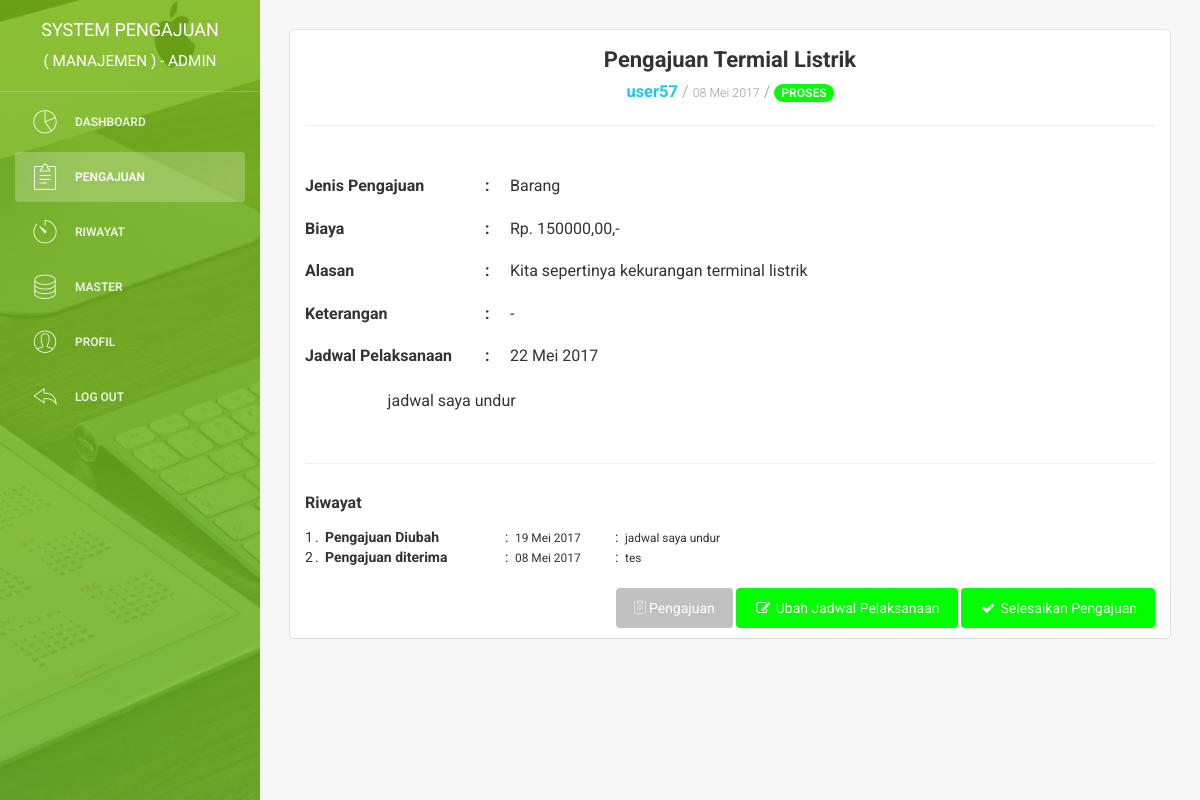
Page /admin/detail_pengajuan?id=4 (signed in) on the committed database.
### tables this page shows
CREATE TABLE `user` (
  `id_user` int(11) NOT NULL,
  `username` varchar(225) NOT NULL,
  `email` varchar(225) NOT NULL,
  `password` varchar(225) NOT NULL,
  `nama_depan` varchar(225) NOT NULL,
  `nama_belakang` varchar(225) NOT NULL,
  `jk` enum('laki-laki','perempuan') NOT NULL,
  `no_hp` varchar(50) NOT NULL,
  `alamat` text NOT NULL,
  `role` enum('manajemen','tim') NOT NULL,
  `pembuatan_akun` date NOT NULL,
  `update_akun` date NOT NULL
);

CREATE TABLE `pengajuan` (
  `id_pengajuan` int(11) NOT NULL,
  `pengajuan` varchar(225) NOT NULL,
  `id_user` int(11) NOT NULL,
  `id_jenis_pengajuan` int(11) NOT NULL,
  `tanggal_pengajuan` date NOT NULL,
  `gambar` varchar(225) NOT NULL,
  `biaya` int(225) NOT NULL,
  `alasan` text NOT NULL,
  `keterangan` text NOT NULL,
  `jadwal_pelaksanaan` date NOT NULL,
  `catatan` text NOT NULL,
  `status` enum('menunggu','proses','selesai') NOT NULL,
  `update_pengajuan` date NOT NULL
);

CREATE TABLE `jenis_pengajuan` (
  `id_jenis_pengajuan` int(11) NOT NULL,
  `jenis_pengajuan` varchar(25) NOT NULL,
  `deskripsi` text NOT NULL
);

CREATE TABLE `riwayat` (
  `id_riwayat` int(11) NOT NULL,
  `kegiatan` varchar(225) NOT NULL,
  `kegiatan2` varchar(225) NOT NULL,
  `kegiatan3` varchar(225) NOT NULL,
  `catatan` text NOT NULL,
  `jenis_riwayat` varchar(225) NOT NULL,
  `id_pengajuan` int(11) NOT NULL,
  `tanggal_kegiatan` date NOT NULL,
  `notifikasi` enum('1','0') NOT NULL
);

### admin/detail_pengajuan.php (the view, shortened to what this page needs)
<?php
    include '../system/koneksi.php';
    if (isset($_GET['id'])) {
        $id = ($_GET["id"]);
        $query = "SELECT a.id_pengajuan, a.pengajuan, a.id_user, b.username, a.id_jenis_pengajuan, c.jenis_pengajuan,
                a.tanggal_pengajuan, a.gambar, a.biaya, a.alasan, a.status, a.catatan, a.keterangan,
                a.update_pengajuan, a.jadwal_pelaksanaan FROM pengajuan AS a
                INNER JOIN user AS b INNER JOIN jenis_pengajuan AS c
                WHERE  a.id_pengajuan ='$id' AND a.id_user = b.id_user AND a.id_jenis_pengajuan = c.id_jenis_pengajuan";
        $result = mysqli_query($con, $query);
        $data = mysqli_fetch_assoc($result);
        $pengajuan = $data["pengajuan"];
        $id_pengaju = $data["id_user"];
        $pengaju = $data["username"];
        $jenis_pengajuan = $data["jenis_pengajuan"];
        $biaya = $data["biaya"];
        $alasan = $data["alasan"];
        $keterangan = $data["keterangan"];
    }
    function tanggal_indo($tanggal){
        $bulan = array (1 =>   'Januari',
                'Februari',
                'Maret',
                'April',
                'Mei',
                'Juni',
                'Juli',
                'Agustus',
                'September',
                'Oktober',
                'November',
                'Desember'
        );
        $split = explode('-', $tanggal);
        return $split[2] . ' ' . $bulan[ (int)$split[1] ] . ' ' . $split[0];
    }
?>
<!doctype html>
<html lang="en">
<head>
    <link href="../assets/css/bootstrap.min.css" rel="stylesheet" />
    <link href="../assets/css/animate.min.css" rel="stylesheet"/>
    <link href="../assets/css/light-bootstrap-dashboard.css" rel="stylesheet"/>
    <link href="../assets/css/demo.css" rel="stylesheet" />
    <link href="http://maxcdn.bootstrapcdn.com/font-awesome/4.2.0/css/font-awesome.min.css" rel="stylesheet">
    <link href="../assets/css/pe-icon-7-stroke.css" rel="stylesheet" />
    <link rel="stylesheet" href="../assets/css/lightbox.min.css">
    <link rel="stylesheet" href="../assets/dist/sweetalert.css">
</head>
<body>
<div class="wrapper">
    <div class="sidebar" data-color="green" data-image="../assets/img/sidebar.jpg">
    	<div class="sidebar-wrapper">
            <div class="logo">
                <a href="index" class="simple-text">
<?php
 $query_login = "SELECT * FROM user WHERE email ='$_SESSION[email]'";
    $result_login = mysqli_query($con, $query_login);
    $data_login = mysqli_fetch_assoc($result_login);
    $username = $data_login["username"];
?>
                        System Pengajuan<br><small>( MANAJEMEN ) - <?php echo $username ?></small>
                </a>
            </div>
            <ul class="nav">
                <li>
                    <a href="index">
                        <i class="pe pe-7s-graph"></i>
                        <p>Dashboard</p>
                    </a>
                </li>
                <li class="active">
                    <a href="pengajuan">
                        <i class="pe pe-7s-note2"></i>
                        <p>Pengajuan</p>
                    </a>
                </li>
                <li>
                    <a href="riwayat">
                        <i class="pe pe-7s-timer"></i>
                        <p>Riwayat</p>
                    </a>
                </li>
                <li>
                    <a data-toggle="collapse" href="#componentsExamples">
                        <i class="pe-7s-server"></i>
                        <p>Master</p>
                    </a>
                </li>
                <li>
                    <a href="profil">
                        <i class="pe pe-7s-user"></i>
                        <p>Profil</p>
                    </a>
                </li>
                <li>
                    <a href="#" onclick = "logout()">
                        <i class="pe pe-7s-back"></i>
                        <p>Log out</p>
                    </a>
                </li>
            </ul>
    	</div>
    </div>
    <div class="main-panel">
        <div class="content">
            <div class="container-fluid">
                <div class="row">
                    <div class="col-md-12">
                        <div class="card">
                            <div class="header">
                                <h4 class="title">
                                    <div align="center">
                                        <b><?php echo $pengajuan ?></b><br>
                                        <small>
                                            <?php
                                                echo '<a href="detail_user?id='.$id_pengaju.'">
                                                    <b>'.$pengaju.'</b> </a>/ <small>'.tanggal_indo(''.$data['tanggal_pengajuan'].'').'</small>
                                                 / ';
        if( $data['status'] == "menunggu" ){
                                                echo '<span class="badge menunggu upper">'.$data['status'].'</span>';
        }else if ($data['status'] == "proses"){
                                                echo '<span class="badge proses upper">'.$data['status'].'</span>';
        }else{
                                                echo '<span class="badge selesai upper">'.$data['status'].'</span>';
        }
        ?>
                                        </small>
                                    </div>
                                </h4>
                                <hr>
                            </div>
                            <div class="content">
                                <form id="form_pengajuan_diterima" method="post" >
                                    <div class="row">
                                        <div class="col-md-12">
                                            <div class="form-group">
                                                <table>
                                                    <tr>
                                                        <td><h5><b>Jenis Pengajuan </h5></b></td>
                                                        <td><h5><b> : </h5></b></td>
                                                        <td><h5> <?php echo $jenis_pengajuan ?> </h5></td>
                                                    </tr>
                                                    <tr>
                                                        <td><h5><b>Biaya</h5></b></td>
                                                        <td><h5><b> : </h5></b></td>
                                                        <td><h5>  Rp. <?php echo $biaya ?>,00,-</h5></td>
                                                    </tr>
                                                    <tr>
                                                        <td><h5><b>Alasan</h5></b></td>
                                                        <td><h5><b> : </h5></b></td>
                                                        <td><h5>  <?php echo $alasan ?></h5></td>
                                                    </tr>
                                                    <tr>
                                                        <td><h5><b>Keterangan</h5></b></td>
                                                        <td><h5><b> : </h5></b></td>
                                                        <td><h5> <?php echo $keterangan ?></h5></td>
                                                    </tr>
    <?php
        if( $data['status'] == "menunggu" ){
        }
        else if ($data['status'] == "proses"){
            echo '
                                                <table>
                                                    <tr>
                                                        <td width="180px"></td>
                                                        <td width="25px"></td>
                                                        <td></td>
                                                    </tr>
                                                    <tr>
                                                        <td><h5><b>Jadwal Pelaksanaan</h5></b></td>
                                                        <td><h5><b> : </h5></b></td>
                                                        <td><h5>'.tanggal_indo(''.$data['jadwal_pelaksanaan'].'').'</h5></td>
                                                    </tr>
                                                    <tr>
                                                        <td colspan="3" align="center">
                                                            <pre><p>'.$data['catatan'].'</p></pre>
                                                        </td>
                                                    </tr>
                                                </tbody>
                                            </table>
                                            <hr>
                                            <table>
                                                <tr>
                                                    <td colspan="5"><h5><b>Riwayat</h5></b></td>
                                                </tr>
            ';
        }
    ?>
<?php
    $query2 = "SELECT * FROM riwayat WHERE id_pengajuan ='$id' ORDER BY id_riwayat DESC" ;
    $result2 = mysqli_query($con, $query2);
    $no = 1;
      while($data2 = mysqli_fetch_assoc($result2)){
                                                echo '<tr>
                                                    <td width="10px">'.$no.'</td>
                                                    <td width="10px"> . </td>
                                                    <td width="180px"> <b>'.$data2['kegiatan2'].'</b> </td>
                                                    <td width="10px""> : </td>
                                                    <td width="100px"><small>'.tanggal_indo(''.$data2['tanggal_kegiatan'].'').'</small></td>';
        if($data2['kegiatan2'] == "Pengajuan Diselesaikan"){
        }else{
                                                    echo '<td width="10px"> : </td>
                                                    <td><small>'.$data2['catatan'].'</small></td>';
        }
                                                echo '</tr>
                                            </tbody>';
                                        $no++;
      }
?>
                                            </table>
                                        </div>
                                    </div>
                                </div>
                                <div align="right">
                                    <a href="pengajuan">
                                        <button type="button" class="btn btn-info  btn-fill">
                                            <i class="pe pe-7s-note2"></i> Pengajuan
                                        </button>
                                    </a>
<?php
if( $data['status'] == "menunggu" ){
        echo '
                                    <button onclick="pengajuanditerima('.$data['id_pengajuan'].')" type="button" class="btn btn-primary btn-fill">
                                        <i class="fa fa-check"></i> Terima
                                    </button>
                                    <button onclick="pengajuanditolak('.$data['id_pengajuan'].')" type="button" class="btn btn-danger  btn-fill">
                                        <i class="fa fa-close"></i> Tolak
                                    </button>';
    }
    else if ($data['status'] == "proses"){
        echo '
                                    <a href="pengajuan_diubah?id='.$data['id_pengajuan'].'">
                                        <button type="button" class="btn btn-primary  btn-fill">
                                            <i class="fa fa-edit"></i> Ubah Jadwal Pelaksanaan
                                        </button>
                                    </a>
                                    <button onclick="pengajuandiselesaikan('.$data['id_pengajuan'].')" type="button" name="input" class="btn btn-primary  btn-fill">
                                        <i class="fa fa-check"></i> Selesaikan Pengajuan
                                    </button>';
    }
?>
                                    </div>
                                </form>
                            </div>
                        </div>
                    </div>
                </div>
            </div>
        </div>
    </div>
</div>
</body>
</html>

### rows in the picture
user: username "ADMIN"
pengajuan: pengajuan "Pengajuan Termial Listrik", id_user.username "user57", tanggal_pengajuan "08 Mei 2017", status "PROSES", id_jenis_pengajuan.jenis_pengajuan "Barang", biaya "150000", alasan "Kita sepertinya kekurangan terminal listrik", keterangan "-", jadwal_pelaksanaan "22 Mei 2017", catatan "jadwal saya undur"
riwayat: kegiatan2 "Pengajuan Diubah", tanggal_kegiatan "19 Mei 2017", catatan "jadwal saya undur"
riwayat: kegiatan2 "Pengajuan diterima", tanggal_kegiatan "08 Mei 2017", catatan "tes"
